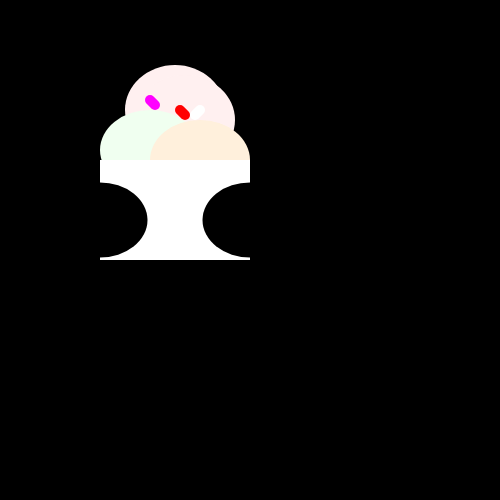
Frame 1 (no input)
Frame 60 (no input): identical to frame 1, image omitted
Frame 120 (the mouse pressed at the canvas centre since frame 60): identical to frame 1, image omitted

The p5.js sketch that drew this single still picture (run headless with seeded random() and noise() and a simulated clock; from frame 60 on, the mouse is pressed at the canvas centre):

// p5.js sketch
// ── sketch.js
function setup() {
  createCanvas(500, 500);
}

function draw() {

  background(0);
  
  noStroke();
  
  fill(255, 240, 240);
  ellipse(175, 110, 100, 90);
  ellipse(185, 120, 100, 90);
  fill(240, 255, 240);
  ellipse(150, 150, 100, 80);
  fill(255, 240, 220);
  ellipse(200, 160, 100, 80);
  
  fill(255);
  rect(100, 160, 150, 100);
  fill(0);
  ellipse(100, 220, 95, 75);
  ellipse(250, 220, 95, 75);
  
  
  stroke(255, 0, 0);
  strokeWeight(10);
  line(180, 110, 185, 115)
  stroke(255, 0, 255);
  line(150, 100, 155, 105)
  stroke(255, 255, 255);
  line(200, 110, 195, 115);
}
